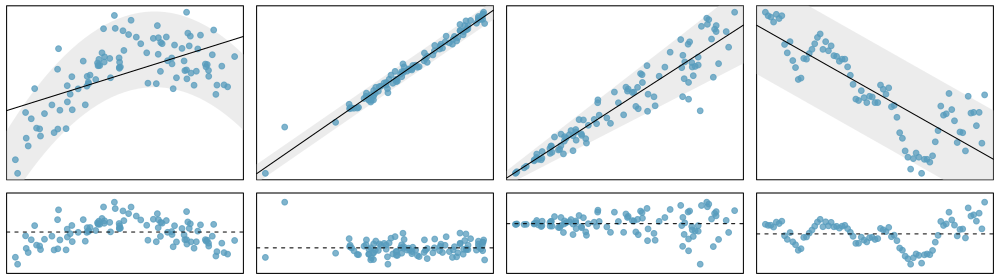

The script that drew this image:
library(openintro)
source("makeTubeAdv.R")
data(COL)

# load the makeTube function (ch7 folder)
pch=20
cex=1.75
col='#22558888'

myPDF('whatCanGoWrongWithLinearModel.pdf', 10, 2.8,
      mar = rep(0.5, 4))
layout(matrix(1:8, 2),
       rep(1, 4),
       c(2, 1))

set.seed(1)
x <- runif(100)
y <- 25 * x - 20 * x^2 + rnorm(length(x), sd = 1.5)
plot(x, y,
     axes = FALSE,
     pch = pch,
     cex = cex,
     col = "#00000000")
box()
makeTube(x, y,
         type = 'quad',
         addLine = FALSE,
         col = COL[7, 3])
points(x, y,
       pch = pch,
       cex = cex,
       col = COL[1, 2])
g <- lm(y ~ x)
abline(g)
yR <- range(g$residuals)
yR <- yR + c(-1, 1) * diff(yR) / 10
plot(x, g$residuals,
     axes = FALSE,
     pch = pch,
     cex = cex,
     col = COL[1, 2],
     ylim = yR)
abline(h = 0, lty = 2)
box()

set.seed(2)
x <- c(-0.6, -0.46, -0.091, runif(97))
y <- 25 * x + rnorm(length(x))
y[2] <- y[2] + 8
y[1] <- y[1] + 1
plot(x, y,
     axes = FALSE,
     pch = pch,
     cex = cex,
     col = "#00000000")
box()
makeTube(x, y,
         addLine = FALSE,
         col = COL[7, 3])
points(x, y,
       pch = pch,
       cex = cex,
       col = COL[1,2])
g <- lm(y ~ x)
abline(g)
yR <- range(g$residuals)
yR <- yR + c(-1, 1) * diff(yR) / 10
plot(x, g$residuals,
     axes = FALSE,
     pch = pch,
     cex = cex,
     col = COL[1, 2],
     ylim = yR)
abline(h = 0, lty = 2)
box()

set.seed(3)
x <- runif(100)
y <- 5 * x + rnorm(length(x), sd = x)
plot(x, y,
     axes = FALSE,
     pch = pch,
     cex = cex,
     col = "#00000000")
box()
makeTubeAdv(x, y,
            type = 'l',
            variance = 'l',
            bw = 0.03,
            Z = 1.7,
            col = COL[7, 3])
points(x, y,
       pch = pch,
       cex = cex,
       col = COL[1, 2])
g <- lm(y ~ x)
abline(g)
yR <- range(g$residuals)
yR <- yR + c(-1, 1) * diff(yR) / 10
plot(x, g$residuals,
     axes = FALSE,
     pch = pch,
     cex = cex,
     col = COL[1, 2],
     ylim = yR)
abline(h = 0, lty = 2)
box()

library(stockPortfolio)
gr <- getReturns("MSFT",
                 "day",
                 start = "2005-01-01",
                 end = "2005-05-01")
x <- 1:length(gr$R)
y <- cumprod(1 + rev(gr$R))
plot(x, y,
     axes = FALSE,
     pch = pch,
     cex = cex,
     col = "#00000000")
box()
makeTube(x, y,
         addLine = FALSE,
         col = COL[7, 3])
points(x, y,
       pch = pch,
       cex = cex,
       col = COL[1, 2])
g <- lm(y ~ x)
abline(g)
yR <- range(g$residuals)
yR <- yR + c(-1, 1) * diff(yR) / 10
plot(x, g$residuals,
     axes = FALSE,
     pch = pch,
     cex = cex,
     col = COL[1, 2],
     ylim = yR)
abline(h = 0, lty = 2)
box()

makeTubeAdv(x,y, col = COL[7,3])

dev.off()
